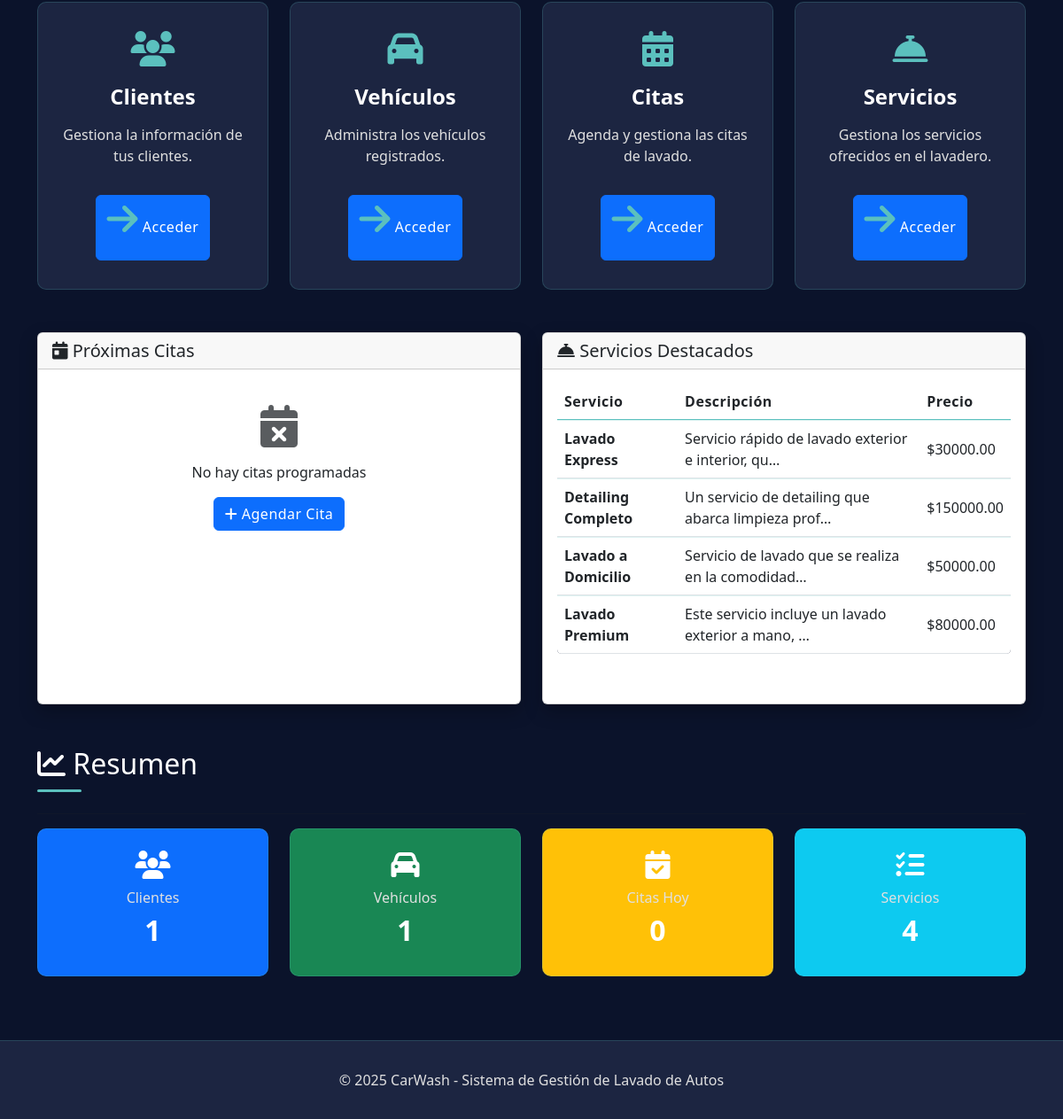
/ (lower part), run on an earlier commit of the app's database.
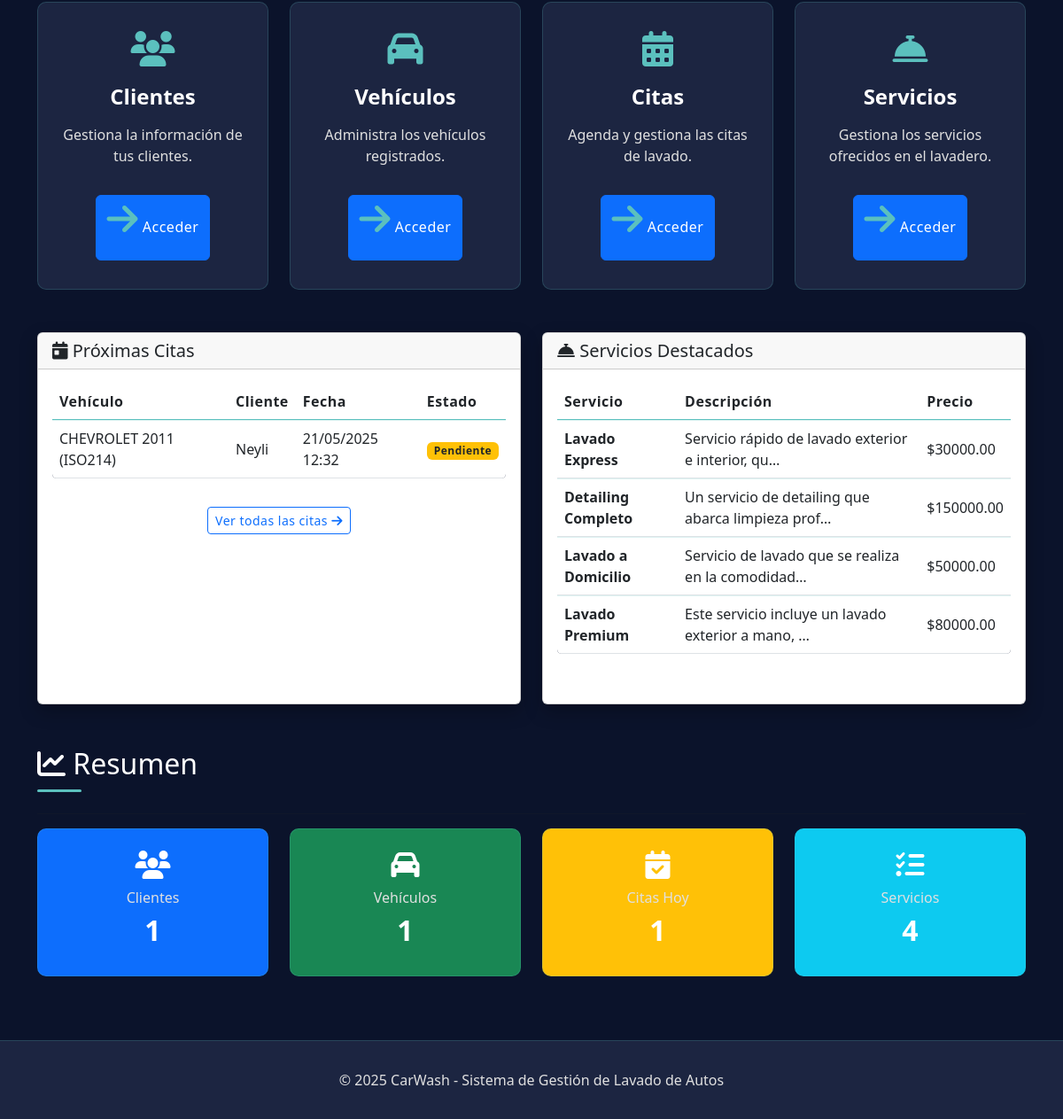
And on a later commit of the database.
### DbWash/models.py (models this page shows, shortened)
class servicio(models.Model):
    nombre = models.CharField(max_length=100, null=False)
    precio = models.DecimalField(max_digits=10, decimal_places=2, null=False)
    descripcion = models.TextField(null=True, blank=True)

class Cita(models.Model):
    ESTADO_CHOICES = [
        ('Pendiente', 'Pendiente'),
        ('En proceso', 'En proceso'),
        ('Completada', 'Completada'),
        ('Cancelada', 'Cancelada'),
    ]
    vehiculo = models.ForeignKey(Vehiculo, on_delete=models.CASCADE)
    empleado = models.ForeignKey(Empleado, on_delete=models.CASCADE)
    fecha_hora = models.DateTimeField(null=False)
    servicios = models.ManyToManyField(servicio)
    estado = models.CharField(max_length=20, choices=ESTADO_CHOICES, default='Pendiente')
    notas = models.TextField(null=True, blank=True)
    fecha_creacion = models.DateTimeField(default=timezone.now)

class Vehiculo(models.Model):
    cliente = models.ForeignKey(Cliente, on_delete=models.CASCADE)
    placa = models.CharField(max_length=10, null=False)
    marca = models.CharField(max_length=50, null=False)
    modelo = models.CharField(max_length=50, null=False)
    color = models.CharField(max_length=30, null=False)
    tipo = models.CharField(max_length=30, null=False)
    def __str__(self):
        return f"{self.marca} {self.modelo} ({self.placa})"

class Cliente(models.Model):
    nombre = models.CharField(max_length=100, null=False)
    cedula = models.CharField(max_length=15, null=False)
    direccion = models.CharField(max_length=200, null=False)
    telefono = models.CharField(max_length=15, null=False)
    correo = models.EmailField(max_length=100, null=False)
    def __str__(self):
        return self.nombre

### CarWash/views.py (the view)
# urls.py: path('', views.index, name='index'),
def index(request):
    citas = Cita.objects.filter(estado='Pendiente').order_by('fecha_hora')[:5]
    servicios = servicio.objects.all()[:5]
    clientes_count = Cliente.objects.count()
    vehiculos_count = Vehiculo.objects.count()
    citas_hoy = Cita.objects.filter(fecha_hora__date=date.today()).count()
    servicios_count = servicio.objects.count()
    context = {
        'citas': citas,
        'servicios': servicios,
        'clientes_count': clientes_count,
        'vehiculos_count': vehiculos_count,
        'citas_hoy': citas_hoy,
        'servicios_count': servicios_count
    }
    return render(request, 'index.html', context)

### templates/index.html (shortened to what the changed rows need)
{% extends "layouts/base.html" %}
{% block content %}
    <div class="row mb-4">
        <div class="col-md-6 mb-4">
            <div class="card h-100">
                <div class="card-body">
                    {% if citas %}
                        <div class="table-responsive">
                            <table class="table table-hover">
                                <thead>
                                    <tr>
                                        <th>Vehículo</th>
                                        <th>Cliente</th>
                                        <th>Fecha</th>
                                        <th>Estado</th>
                                    </tr>
                                </thead>
                                <tbody>
                                    {% for cita in citas %}
                                        <tr>
                                            <td>{{ cita.vehiculo }}</td>
                                            <td>{{ cita.vehiculo.cliente }}</td>
                                            <td>{{ cita.fecha_hora|date:"d/m/Y H:i" }}</td>
                                            <td>
                                                {% if cita.estado == 'Completada' %}
                                                    <span class="badge bg-success">{{ cita.estado }}</span>
                                                {% elif cita.estado == 'Pendiente' %}
                                                    <span class="badge bg-warning text-dark">{{ cita.estado }}</span>
                                                {% elif cita.estado == 'En proceso' %}
                                                    <span class="badge bg-info">{{ cita.estado }}</span>
                                                {% else %}
                                                    <span class="badge bg-danger">{{ cita.estado }}</span>
                                                {% endif %}
                                            </td>
                                        </tr>
                                    {% endfor %}
                                </tbody>
                            </table>
                        </div>
                        <div class="text-center mt-3">
                            <a href="{% url 'citas' %}" class="btn btn-sm btn-outline-primary">Ver todas las citas <i class="fas fa-arrow-right"></i></a>
                        </div>
                    {% else %}
                        <div class="text-center py-4">
                            <i class="fas fa-calendar-times fa-3x mb-3 text-muted"></i>
                            <p>No hay citas programadas</p>
                            <a href="{% url 'citas' %}" class="btn btn-primary">
                                <i class="fas fa-plus"></i> Agendar Cita
                            </a>
                        </div>
                    {% endif %}
                </div>
            </div>
        </div>
        <div class="col-md-6 mb-4">
            <div class="card h-100">
                <div class="card-body">
                    {% if servicios %}
                        <div class="table-responsive">
                            <table class="table table-hover">
                                <thead>
                                    <tr>
                                        <th>Servicio</th>
                                        <th>Descripción</th>
                                        <th>Precio</th>
                                    </tr>
                                </thead>
                                <tbody>
                                    {% for servicio in servicios %}
                                        <tr>
                                            <td><strong>{{ servicio.nombre }}</strong></td>
                                            <td>{{ servicio.descripcion|truncatechars:50 }}</td>
                                            <td>${{ servicio.precio }}</td>
                                        </tr>
                                    {% endfor %}
                                </tbody>
                            </table>
                        </div>
                    {% else %}
                        <div class="text-center py-4">
                            <i class="fas fa-tools fa-3x mb-3 text-muted"></i>
                            <p>No hay servicios registrados</p>
                        </div>
                    {% endif %}
                </div>
            </div>
        </div>
    </div>
    <div class="row">
        <div class="col-12">
            <h2 class="section-title"><i class="fas fa-chart-line"></i> Resumen</h2>
        </div>
        <div class="col-md-3 col-sm-6 mb-4">
            <div class="stat-card bg-warning text-white">
                <div class="stat-card-body">
                    <i class="fas fa-calendar-check text-white"></i>
                    <h5>Citas Hoy</h5>
                    <h3 class="text-white">{{ citas_hoy|default:"0" }}</h3>
                </div>
            </div>
        </div>
    </div>
{% endblock %}

What changed in the data, as far as the page shows it:
now on this page (row edited): Cita: vehiculo "CHEVROLET 2011 (ISO214)", vehiculo.cliente "Neyli", fecha_hora "21/05/2025 12:32", estado "Pendiente"
Also different on the page:
{{ citas_hoy|default:"0" }}: "0" → "1"
text no longer shown: "No hay citas programadas Agendar Cita"
text now shown: "Vehículo Cliente Fecha Estado Ver todas las citas"
